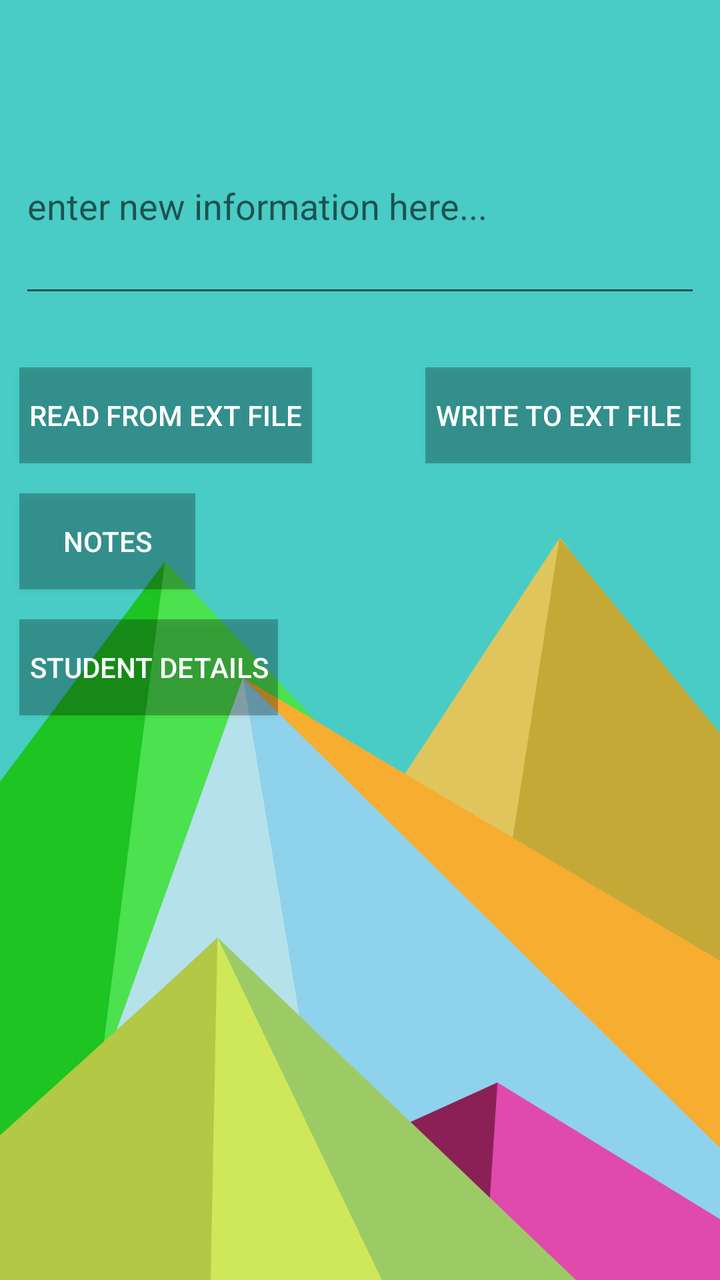
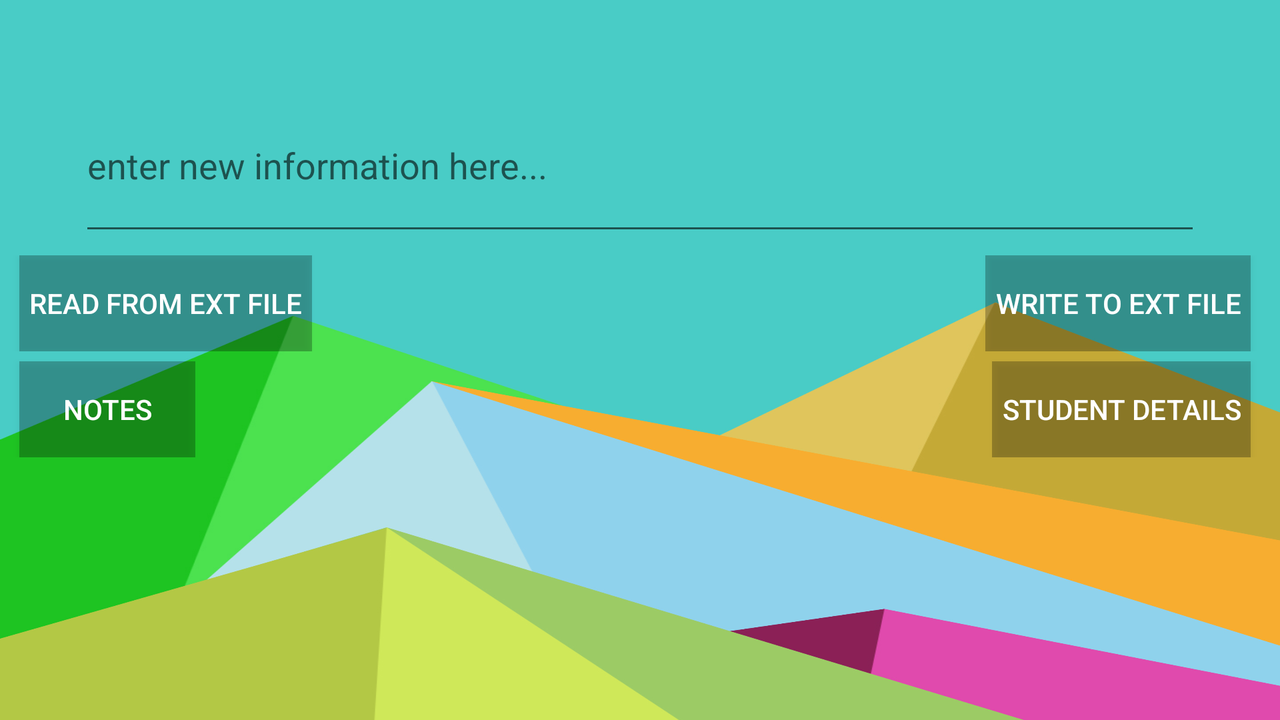

One screen, two layout resources from the same app: the default and the repository's alternative for another configuration. Each is rendered where Android would select it; the XML of both is given below.
<!-- AndroidManifest.xml: application theme AppTheme -->
<!-- res/layout/activity_main.xml -->
<LinearLayout xmlns:android="http://schemas.android.com/apk/res/android"
    xmlns:tools="http://schemas.android.com/tools" android:layout_width="match_parent"
    android:layout_height="match_parent" android:paddingLeft="@dimen/activity_horizontal_margin"
    android:paddingRight="@dimen/activity_horizontal_margin"
    android:orientation="vertical"
    android:paddingTop="@dimen/activity_vertical_margin"
    android:background="@drawable/bg2"
    android:paddingBottom="@dimen/activity_vertical_margin" tools:context=".MainActivity">


<TextView
    android:id="@+id/currDate"
    android:layout_width="wrap_content"
    android:layout_height="wrap_content"
    android:layout_gravity="top"
    android:layout_marginBottom="10dp"
    android:textAppearance="?android:attr/textAppearanceLarge"
    />

  <EditText
      android:layout_width="match_parent"
      android:layout_height="wrap_content"
      android:minLines="4"
      android:maxLines="20"
      android:hint="@string/new_info"
      android:scrollbars="vertical"
      android:inputType="textMultiLine"
      android:id="@+id/ExtFileInputText"
      android:ems="10"
      android:cursorVisible="true"
      android:layout_marginBottom="30dp"
      android:layout_marginTop="10dp"
      android:layout_marginLeft="10dp"
      android:layout_marginRight="10dp"/>
    <RelativeLayout
        android:layout_width="match_parent"
        android:layout_height="wrap_content">
        <Button
            android:id="@+id/ExtReadFromFileButton"
            android:layout_width="wrap_content"
            android:layout_height="wrap_content"
            android:text="@string/read_ext_file"
            android:layout_alignParentLeft="true"
            android:layout_gravity="left"
            android:paddingLeft="5dp"
            android:paddingRight="5dp"
            android:textColor="@android:color/white"
            android:background="@drawable/button_border"
            android:layout_marginLeft="10dp"/>
        <Button
            android:id="@+id/ExtWriteToFileButton"
            android:layout_width="wrap_content"
            android:layout_height="wrap_content"
            android:paddingRight="5dp"
            android:paddingLeft="5dp"
            android:textColor="@android:color/white"
            android:background="@drawable/button_border"
            android:layout_alignParentRight="true"
            android:layout_marginRight="15dp"
            android:text="@string/write_ext_file"

            />
        </RelativeLayout>
<Button
    android:id="@+id/MainNotesButton"
    android:text="@string/Notes"
    android:layout_marginTop="15dp"
    android:layout_marginLeft="10dp"
    android:textColor="@android:color/white"
    android:background="@drawable/button_border"
    android:layout_width="wrap_content"
    android:layout_height="wrap_content" />
<Button
    android:id="@+id/StudentDetailsbutton"
    android:layout_width="wrap_content"
    android:layout_marginTop="15dp"
    android:textColor="@android:color/white"
    android:background="@drawable/button_border"
    android:layout_marginLeft="10dp"
    android:paddingLeft="5dp"
    android:paddingRight="5dp"
    android:layout_height="wrap_content"
    android:text="@string/details"/>

<TextView
        android:id="@+id/LastDate"
        android:layout_gravity="bottom"
        android:layout_width="wrap_content"
        android:layout_height="wrap_content"
        android:layout_marginTop="60dp"
        android:textAppearance="?android:attr/textAppearanceMedium"
    />

</LinearLayout>
<!-- resources referenced by this layout -->
<resources>
  <!-- drawable bg2: jpg bitmap (drawable-xhdpi, 207610 bytes) -->
  <!-- drawable button_border (drawable) -->
  <?xml version="1.0" encoding="utf-8"?>
  <shape xmlns:android="http://schemas.android.com/apk/res/android"
      android:shape="rectangle">
  
      <solid android:color="#42000000" />
  
  </shape>
  <string name="Notes">Notes</string>
  <string name="details">Student Details</string>
  <string name="new_info">enter new information here...</string>
  <string name="read_ext_file">Read from ext file</string>
  <string name="write_ext_file">Write to ext file</string>
  <style name="AppTheme" parent="Theme.AppCompat.Light.DarkActionBar">
          
      </style>
</resources>
<!-- res/layout-land/activity_main.xml (the repository's variant of the layout above) -->
<!-- drawn on the phone turned sideways -->
<LinearLayout xmlns:android="http://schemas.android.com/apk/res/android"
    xmlns:tools="http://schemas.android.com/tools" android:layout_width="match_parent"
    android:layout_height="match_parent" android:paddingLeft="@dimen/activity_horizontal_margin"
    android:paddingRight="@dimen/activity_horizontal_margin"
    android:orientation="vertical"
    android:background="@drawable/bg2"
    android:paddingTop="@dimen/activity_vertical_margin"
    android:paddingBottom="@dimen/activity_vertical_margin" tools:context=".MainActivity">


<TextView
    android:id="@+id/currDate"
    android:layout_width="wrap_content"
    android:layout_height="wrap_content"
    android:layout_gravity="top"
    android:layout_marginBottom="5dp"
    android:textAppearance="?android:attr/textAppearanceLarge"
    />

  <EditText
      android:layout_width="match_parent"
      android:layout_height="wrap_content"
      android:minLines="3"
      android:maxLines="20"
      android:hint="@string/new_info"
      android:scrollbars="vertical"
      android:inputType="textMultiLine"
      android:id="@+id/ExtFileInputText"
      android:ems="10"
      android:cursorVisible="true"
      android:layout_marginBottom="5dp"
      android:layout_marginTop="5dp"
      android:layout_marginLeft="40dp"
      android:layout_marginRight="40dp"/>
    <RelativeLayout
        android:layout_width="match_parent"
        android:layout_height="wrap_content">
        <Button
            android:id="@+id/ExtReadFromFileButton"
            android:layout_width="wrap_content"
            android:layout_height="wrap_content"
            android:text="@string/read_ext_file"
            android:paddingLeft="5dp"
            android:paddingRight="5dp"
            android:textColor="@android:color/white"
            android:background="@drawable/button_border"
            android:layout_alignParentLeft="true"
            android:layout_gravity="left"
            android:layout_marginLeft="10dp"/>
        <Button
            android:id="@+id/ExtWriteToFileButton"
            android:layout_width="wrap_content"
            android:layout_height="wrap_content"
            android:layout_alignParentRight="true"
            android:paddingLeft="5dp"
            android:paddingRight="5dp"
            android:textColor="@android:color/white"
            android:background="@drawable/button_border"
            android:layout_marginRight="15dp"
            android:text="@string/write_ext_file"

            />
        </RelativeLayout>
    <RelativeLayout
        android:layout_width="match_parent"
        android:layout_height="wrap_content">
<Button
    android:id="@+id/MainNotesButton"
    android:text="@string/Notes"
    android:layout_marginTop="5dp"
    android:layout_marginLeft="10dp"
    android:textColor="@android:color/white"
    android:background="@drawable/button_border"
    android:layout_alignParentLeft="true"
    android:layout_width="wrap_content"
    android:layout_height="wrap_content" />
<Button
    android:id="@+id/StudentDetailsbutton"
    android:layout_width="wrap_content"
    android:layout_marginTop="5dp"
    android:layout_marginLeft="10dp"
    android:paddingLeft="5dp"
    android:paddingRight="5dp"
    android:textColor="@android:color/white"
    android:background="@drawable/button_border"
    android:layout_marginRight="15dp"
    android:layout_alignParentRight="true"
    android:layout_height="wrap_content"
    android:text="@string/details"/>
    </RelativeLayout>
<TextView
        android:id="@+id/LastDate"
        android:layout_gravity="bottom"
        android:layout_width="wrap_content"
        android:layout_height="wrap_content"
        android:layout_marginTop="10dp"
        android:textAppearance="?android:attr/textAppearanceMedium"
    />

</LinearLayout>
